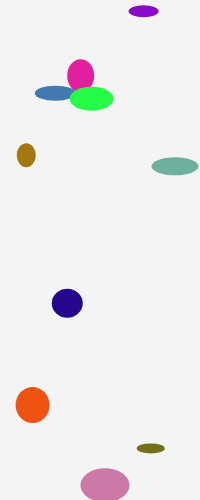
Frame 1 (no input)
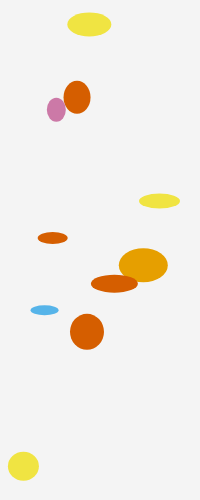
Frame 60 (no input)
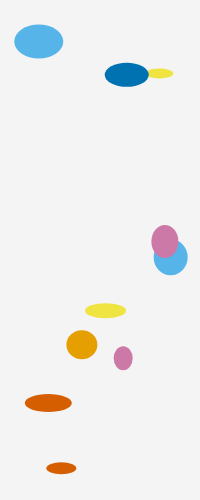
Frame 120 (the mouse pressed at the canvas centre since frame 60)

The p5.js sketch that drew these frames (run headless with seeded random() and noise() and a simulated clock; from frame 60 on, the mouse is pressed at the canvas centre):

// p5.js sketch
// ── sketch.js
// Mission 4 (OOP): Color Change on Collision
// Extends edge-handling logic by triggering a color change
// when a collision event occurs.
let balls = [];

function setup() {
  createCanvas(200, 500);

  const ballCount = 10;

  for (let i = 0; i < ballCount; i++) {
    // Generate independent random velocities for both axes
    let xSpeed = random(1, 5);
    let ySpeed = random(1, 5);

    // Randomly assign direction for x velocity
    if (floor(random(2)) === 1) {
      xSpeed = -xSpeed;
    }

    // Randomly assign direction for y velocity
    if (floor(random(2)) === 1) {
      ySpeed = -ySpeed;
    }

    // Randomize size
    let xSize = ceil(random(50));
    let ySize = ceil(random(50));

    // Spawn within safe bounds based on object size
    let x = random(xSize / 2, width - xSize / 2);
    let y = random(ySize / 2, height - ySize / 2);

    balls.push(
      new Ball(
        x,
        y,
        xSpeed,
        ySpeed,
        xSize,
        ySize,
        [random(255), random(255), random(255)]
      )
    );
  }
}

function draw() {
  background(244);

  // Update and render each Ball instance
  for (let i = 0; i < balls.length; i++) {
    balls[i].move();     // Update position
    balls[i].bounce();   // Handle edge collision response
    balls[i].display();  // Render object
  }
}
// ── Ball.js
// Ball class encapsulates position, 2D velocity,
// rendering, edge handling, and color change on collision.
class Ball {
  constructor(x, y, dx, dy, r1, r2, col) {
    // Position
    this.x = x;
    this.y = y;

    // Independent horizontal and vertical velocities
    this.dx = dx;
    this.dy = dy;

    // Dimensions (ellipse width and height)
    this.r1 = r1;
    this.r2 = r2;

    // Current display color
    this.col = col;

    // Color-blind-friendly palette (Okabe–Ito palette)
    this.palette = [
      [0, 114, 178],   // Blue
      [213, 94, 0],    // Vermillion
      [0, 158, 115],   // Bluish green
      [204, 121, 167], // Reddish purple
      [230, 159, 0],   // Orange
      [86, 180, 233],  // Sky blue
      [240, 228, 66]   // Yellow
    ];

    // Tracks whether the ball is currently colliding with a wall
    this.isColliding = false;
  }

  // Render the ball on the canvas
  display() {
    fill(this.col[0], this.col[1], this.col[2]);
    noStroke();
    ellipse(this.x, this.y, this.r1, this.r2);
  }

  // Update position using current velocity
  move() {
    this.x += this.dx;
    this.y += this.dy;
  }

  // Handle collision response and trigger color change once per collision event
  bounce() {
    const horizontal = this.checkHorizontalEdges();
    const vertical = this.checkVerticalEdges();

    const currentlyTouching = horizontal || vertical;

    if (currentlyTouching) {
      if (!this.isColliding) {
        // Reverse velocity based on which axis was hit
        if (horizontal) this.dx = -this.dx;
        if (vertical) this.dy = -this.dy;

        // Change color once per collision
        this.changeColor();

        this.isColliding = true;
      }
    } else {
      // Reset collision state once ball is no longer touching a wall
      this.isColliding = false;
    }
  }

  // Detect collision with left or right boundaries
  checkHorizontalEdges() {
    return (
      this.x + this.r1 / 2 >= width ||
      this.x - this.r1 / 2 <= 0
    );
  }

  // Detect collision with top or bottom boundaries
  checkVerticalEdges() {
    return (
      this.y + this.r2 / 2 >= height ||
      this.y - this.r2 / 2 <= 0
    );
  }

  // Randomly select a new color from the palette
  changeColor() {
    const index = floor(random(this.palette.length));
    this.col = this.palette[index];
  }
}
